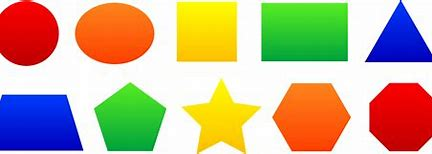
#> input picture shapes.jpg, 432 x 154 px
$ python opencv_Day_27.py
#> lines starting #> are read from the running program, lines starting #| are printed output that depends on the picture; after the words box and inside, x2 and y2 are one past the last pixel; in counts of white or black regions, pixels touching at a corner belong together
import cv2
import numpy as np

# Read the input image and resize it
img = cv2.imread('shapes.jpg')
#> img is the input picture: shape (154, 432, 3); mean B, G, R 144.2, 176, 196.8
img = cv2.resize(img, (800, 500))
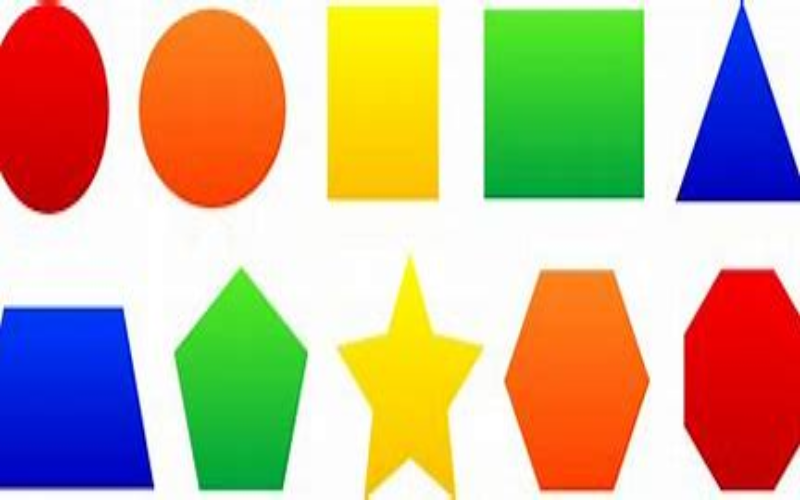
#> img: shape (500, 800, 3); mean B, G, R 144.1, 175.9, 196.7

# Convert the image to grayscale
gray = cv2.cvtColor(img, cv2.COLOR_BGR2GRAY)
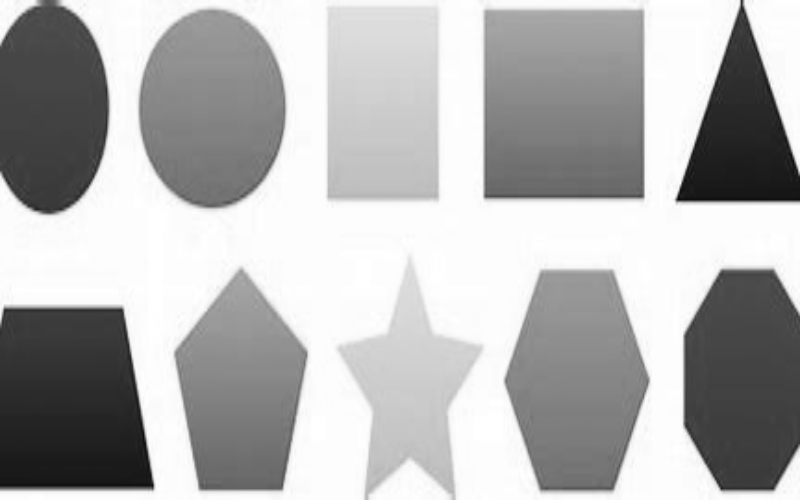
#> gray: shape (500, 800); min 7, max 255, mean 178.5

# Detect edges using Canny edge detection
edged = cv2.Canny(gray, 0, 200)
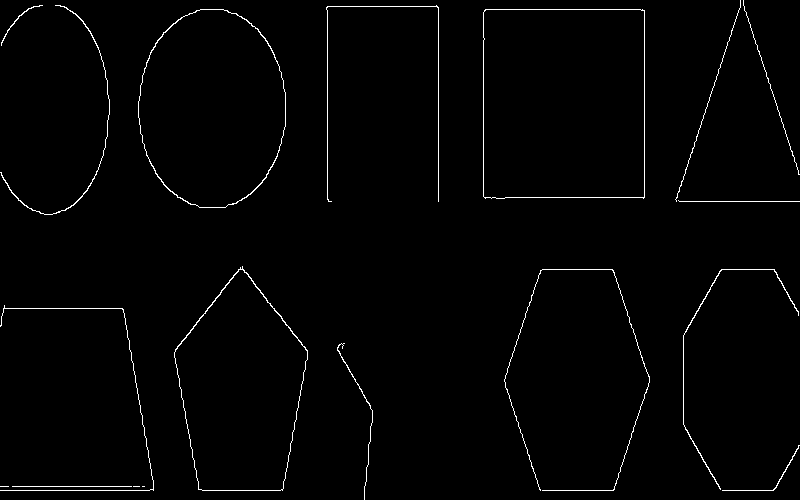
#> edged: shape (500, 800); 1.4% white in thin lines or dots

# Find contours in the edge-detected image
contours, _ = cv2.findContours(edged, cv2.RETR_TREE, cv2.CHAIN_APPROX_NONE)
#> contours = 21 contours, 9 with area under 20; largest, box (x1, y1, x2, y2) and area: (483, 9, 645, 199) 30272, (483, 9, 645, 199) 30266, (138, 9, 286, 208) 23044, (138, 9, 286, 208) 22903, (174, 266, 308, 491) 20808

# Iterate through each contour
for contour in contours:
    # Approximate the contour to a simpler polygonal shape
    epsilon = 0.01 * cv2.arcLength(contour, True)
    approx = cv2.approxPolyDP(contour, epsilon, True)
    x, y = approx.ravel()[0], approx.ravel()[1]

    # Determine the type of shape based on the number of vertices
    if len(approx) == 3:
        cv2.putText(img, 'Triangle', (x, y), cv2.FONT_HERSHEY_COMPLEX_SMALL, 0.5, (0, 255, 255))
    elif len(approx) == 4:
        x, y, w, h = cv2.boundingRect(approx)
        aspect_ratio = float(w) / h
        if 0.95 <= aspect_ratio <= 1.05:
            cv2.putText(img, 'Square', (x, y), cv2.FONT_HERSHEY_COMPLEX_SMALL, 0.5, (0, 255, 255))
        else:
            cv2.putText(img, 'Rectangle', (x, y), cv2.FONT_HERSHEY_COMPLEX_SMALL, 0.5, (0, 255, 255))
    elif len(approx) == 5:
        cv2.putText(img, 'Pentagon', (x, y), cv2.FONT_HERSHEY_COMPLEX_SMALL, 0.5, (0, 255, 255))
    elif len(approx) == 10:
        cv2.putText(img, 'Star', (x, y), cv2.FONT_HERSHEY_COMPLEX_SMALL, 0.5, (0, 255, 255))
    elif len(approx) == 6:
        cv2.putText(img, 'Hexagon', (x, y), cv2.FONT_HERSHEY_COMPLEX_SMALL, 0.5, (0, 255, 255))
    elif len(approx) == 7:
        cv2.putText(img, 'Heptagon', (x, y), cv2.FONT_HERSHEY_COMPLEX_SMALL, 0.5, (0, 255, 255))
    else:
        cv2.putText(img, 'Circle', (x, y), cv2.FONT_HERSHEY_COMPLEX_SMALL, 0.5, (0, 255, 255))
#> this loop made 21 passes
#> (epsilon, approx, w, h, aspect_ratio) on passes 5, 13, 14: (2.14, [[799, 445], [772, 490], [722, 490], [773, 490]], 78, 46, 1.7), (7.01, [[485, 9], [483, 196], [643, 198], [644, 10]], 162, 190, 0.853), (6.96, [[486, 9], [644, 11], [643, 197], [483, 196]], 162, 189, 0.857)
#> epsilon on passes 6 to 11: 3.69, 9.75, 7.19, 12.87, 6.15, 6.04
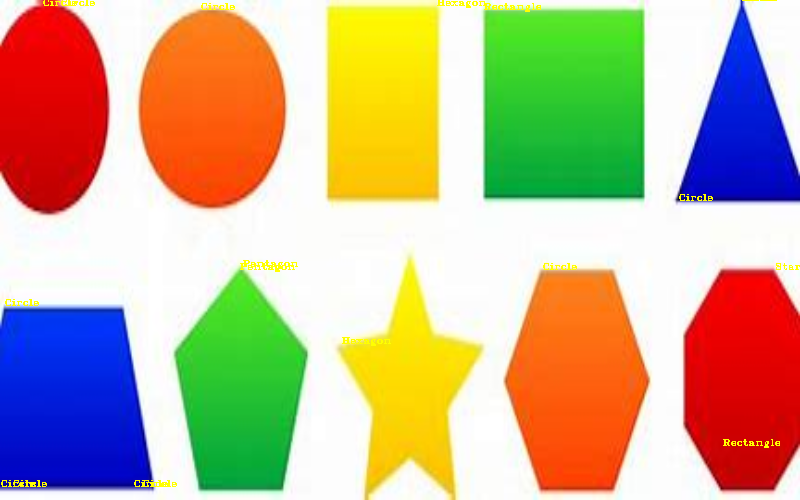
#> img: shape (500, 800, 3); 0.49% of pixels changed, all inside (x1, y1, x2, y2) = (1, 0, 800, 487)

# Display the image with labeled shapes
cv2.imshow('Shapes', img)

# Wait for a key press and then close all OpenCV windows
cv2.waitKey(0)
cv2.destroyAllWindows()
